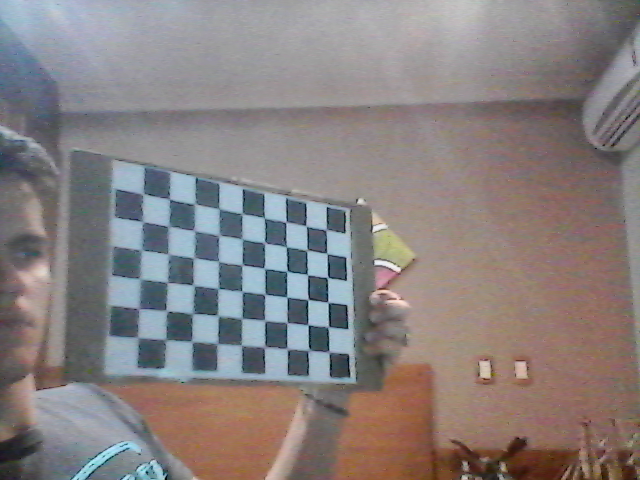
#> input picture calibration/patternphotos/calib10.png, 640 x 480 px, given in place of calib9.png, which was not available
$ python calibration.py
#> lines starting #> are read from the running program, lines starting #| are printed output that depends on the picture; after the words box and inside, x2 and y2 are one past the last pixel; in counts of white or black regions, pixels touching at a corner belong together; pictures that were not available may be replaced by others from this repository, and a replacement may not be noted
import numpy as np
import cv2 as cv
import time

criteria = (cv.TERM_CRITERIA_EPS + cv.TERM_CRITERIA_MAX_ITER, 30, 0.001)

square_size = 28
# prepare object points, like (0,0,0), (1,0,0), (2,0,0) ....,(6,5,0)
objp = np.zeros((6*9,3), np.float32)
#print(objp)
objp[:,:2] = np.mgrid[0:9,0:6].T.reshape(-1,2)
objp = square_size * objp
#print(objp)
#exit(0)
# Arrays to store object points and image points from all the images.
objpoints = [] # 3d point in real world space
imgpoints = [] # 2d points in image plane.

for i in range(9,50):

    img = cv.imread("patternphotos/calib" + str(i) + ".png")
#> img is the input picture: shape (480, 640, 3); mean B, G, R 128, 128.5, 135.9

    #if img == None:
    #    print("Error while geting image \n")
    #    exit(0)

    cv.imshow("a", img)
    gray = cv.cvtColor(img, cv.COLOR_BGR2GRAY)
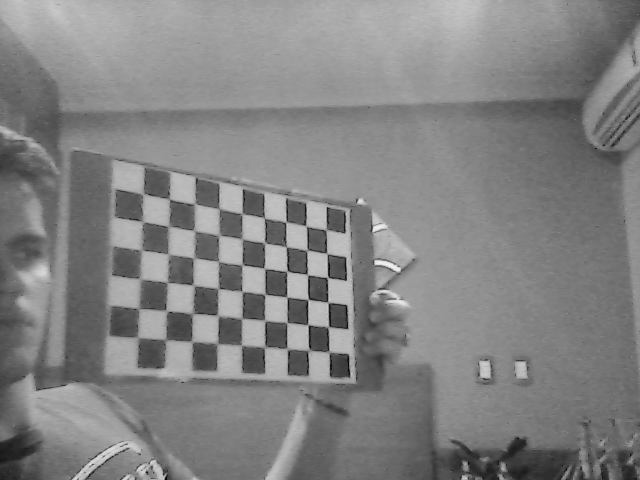
#> gray: shape (480, 640); min 2, max 242, mean 130.6

    #Find the chess board corners
    ret, corners = cv.findChessboardCorners(gray, (9,6), None)
#> ret = True; corners = 54 rows, first 8: [329, 351.8], [309, 350.5], [286.9, 348.4], [265.4, 346.8], [241.3, 344.8], [217.4, 343.9], [191.8, 341.7], [165.6, 339.2]

        # If found, add object points, image points (after refining them)
    if ret == True:
        objpoints.append(objp)

        corners2 = cv.cornerSubPix(gray,corners, (11,11), (-1,-1), criteria)
#> corners2 = 54 rows, first 8: [328.9, 352.2], [308.4, 350.1], [287.2, 349], [264.6, 346.9], [241.5, 345.4], [217.4, 343.4], [192.1, 341.5], [165.8, 339.7]
        imgpoints.append(corners)
        # Draw and display the corners

        cv.drawChessboardCorners(img, (9,6), corners2, ret)
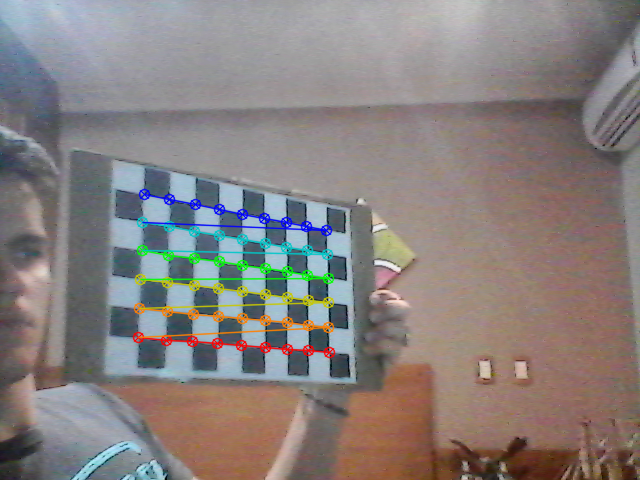
#> img: shape (480, 640, 3); 3.32% of pixels changed, all inside (x1, y1, x2, y2) = (132, 188, 336, 359)
#> pass 3 of the loop `for i in range(9,50):`:
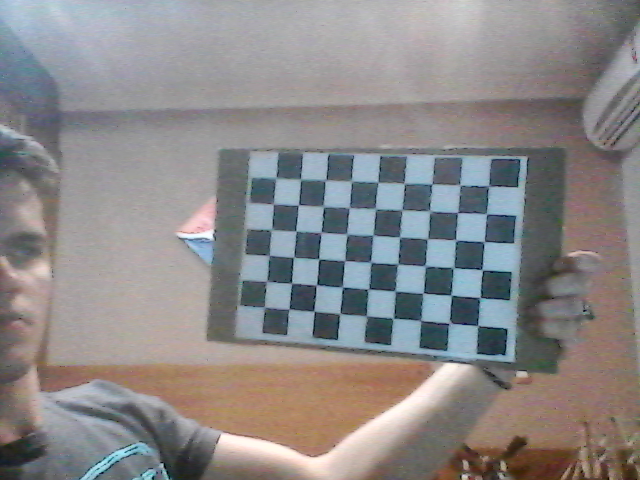
#> input picture calibration/patternphotos/calib11.png, 640 x 480 px
#> img is the input picture: shape (480, 640, 3); mean B, G, R 136.8, 136.6, 139.2
#> `gray = cv.cvtColor(img, cv.COLOR_BGR2GRAY)`:
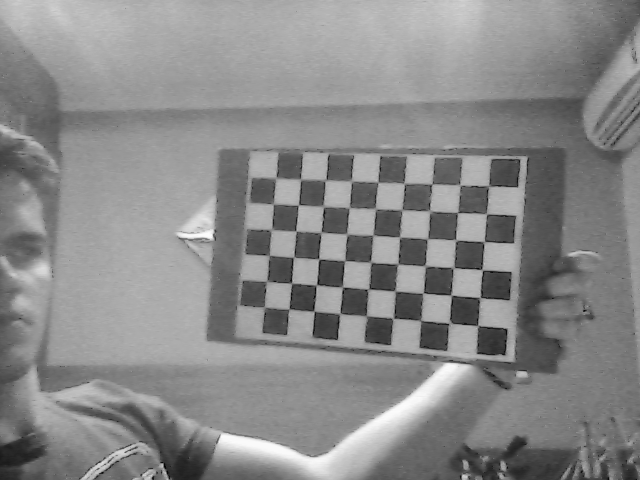
#> gray: shape (480, 640); min 4, max 252, mean 137.3
#> corners = 54 rows, first 8: [477.9, 325.2], [450.7, 322.6], [420.4, 320.7], [392.8, 318.5], [366.2, 315.8], [339.8, 313.4], [314, 311.3], [289, 309]
#> corners2 = 54 rows, first 8: [477.6, 325.5], [449.3, 323], [420.9, 320.5], [393.2, 318.2], [366.6, 316], [339.6, 313.7], [314.1, 311.1], [288.7, 308.9]
#> `cv.drawChessboardCorners(img, (9,6), corners2, ret)`:
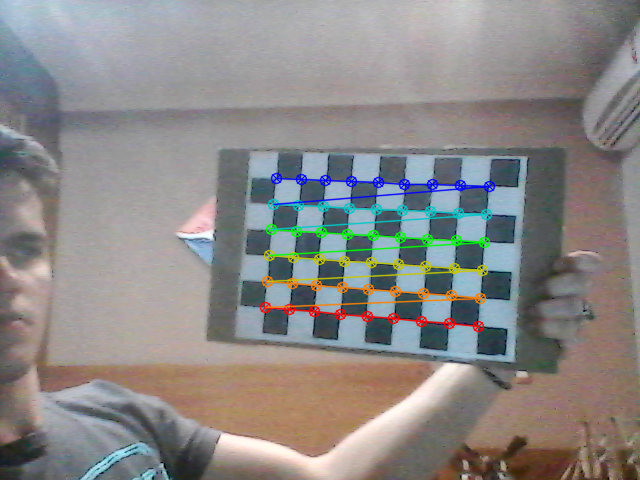
#> img: shape (480, 640, 3); 3.61% of pixels changed, all inside (x1, y1, x2, y2) = (259, 172, 496, 333)
#> (the run stopped early here; a loop or call above may not have finished)
